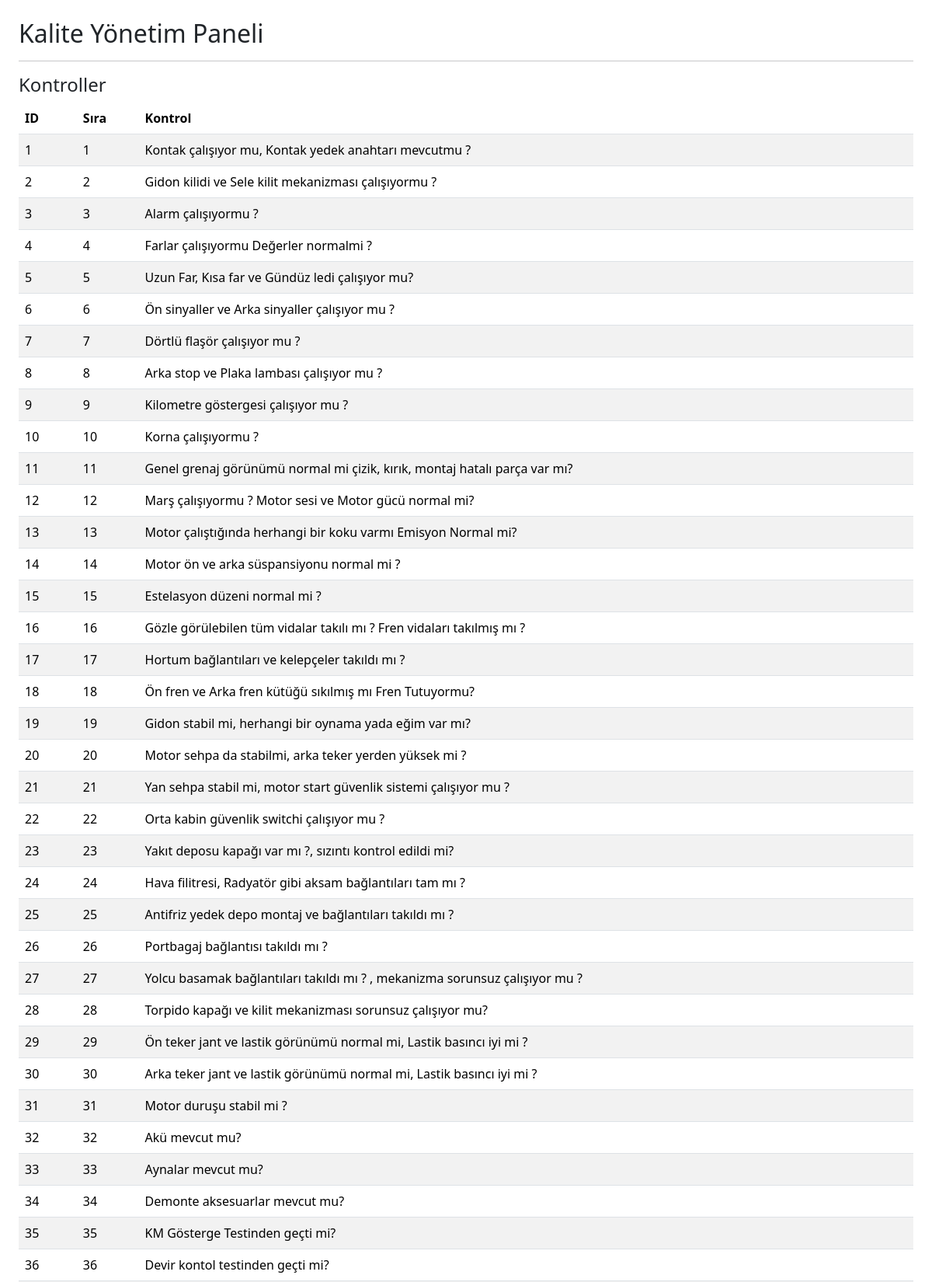
The page /admin (upper part) on the database its author committed.
### tables this page shows
CREATE TABLE kontroller (
        id INTEGER PRIMARY KEY AUTOINCREMENT,
        sira_no INTEGER,
        kontrol_adi TEXT
    );

### api.py (the view)
@app.route("/admin")
def admin_panel():
    conn = get_conn()
    cur = conn.cursor()
    cur.execute("SELECT * FROM kontroller")
    kontroller = cur.fetchall()
    cur.execute("SELECT * FROM parcalar")
    parcalar = cur.fetchall()
    cur.execute("""
    SELECT
        h.id,
        p.parca_adi as parca,
        h.hata_aciklama,
        h.tur,
        h.seviye
    FROM hata_tanimlari h
    LEFT JOIN parcalar p ON h.parca_id=p.id
    """)
    hatalar = cur.fetchall()
    cur.execute("""
    SELECT id, model, renk, stok_kodu
    FROM model_renkleri
    ORDER BY model
    """)
    renkler = cur.fetchall()
    conn.close()
    return render_template(
        "admin.html",
        kontroller=kontroller,
        parcalar=parcalar,
        hatalar=hatalar,
        renkler=renkler,
    )

### api.py (called while the page is built)
def get_conn():
    conn = sqlite3.connect("kalite.db", timeout=30)
    conn.row_factory = sqlite3.Row
    return conn

### templates/admin.html (shortened to what this page needs)
<!DOCTYPE html><html>
<head>
<title>Kalite Admin Panel</title><link rel="stylesheet"
href="https://cdn.jsdelivr.net/npm/bootstrap@5.3.2/dist/css/bootstrap.min.css"></head><body class="p-4"><h2>Kalite Yönetim Paneli</h2><hr><h4>Kontroller</h4><table class="table table-striped"><thead>
<tr>
<th>ID</th>
<th>Sıra</th>
<th>Kontrol</th>
</tr>
</thead><tbody>{% for k in kontroller %}
<tr>
<td>{{k.id}}</td>
<td>{{k.sira_no}}</td>
<td>{{k.kontrol_adi}}</td>
</tr>{% endfor %}
</tbody></table><hr><h4>Parçalar</h4></body>
</html>

### rows shown on the page
kontroller: id "1", sira_no "1", kontrol_adi "Kontak çalışıyor mu, Kontak yedek anahtarı mevcutmu ?"
kontroller: id "2", sira_no "2", kontrol_adi "Gidon kilidi ve Sele kilit mekanizması çalışıyormu ?"
kontroller: id "3", sira_no "3", kontrol_adi "Alarm çalışıyormu ?"
kontroller: id "4", sira_no "4", kontrol_adi "Farlar çalışıyormu Değerler normalmi ?"
kontroller: id "5", sira_no "5", kontrol_adi "Uzun Far, Kısa far ve Gündüz ledi çalışıyor mu?"
kontroller: id "6", sira_no "6", kontrol_adi "Ön sinyaller ve Arka sinyaller çalışıyor mu ?"
kontroller: id "7", sira_no "7", kontrol_adi "Dörtlü flaşör çalışıyor mu ?"
kontroller: id "8", sira_no "8", kontrol_adi "Arka stop ve Plaka lambası çalışıyor mu ?"
kontroller: id "9", sira_no "9", kontrol_adi "Kilometre göstergesi çalışıyor mu ?"
kontroller: id "10", sira_no "10", kontrol_adi "Korna çalışıyormu ?"
kontroller: id "11", sira_no "11", kontrol_adi "Genel grenaj görünümü normal mi çizik, kırık, montaj hatalı parça var mı?"
kontroller: id "12", sira_no "12", kontrol_adi "Marş çalışıyormu ? Motor sesi ve Motor gücü normal mi?"
kontroller: id "13", sira_no "13", kontrol_adi "Motor çalıştığında herhangi bir koku varmı Emisyon Normal mi?"
kontroller: id "14", sira_no "14", kontrol_adi "Motor ön ve arka süspansiyonu normal mi ?"
kontroller: id "15", sira_no "15", kontrol_adi "Estelasyon düzeni normal mi ?"
kontroller: id "16", sira_no "16", kontrol_adi "Gözle görülebilen tüm vidalar takılı mı ? Fren vidaları takılmış mı ?"
kontroller: id "17", sira_no "17", kontrol_adi "Hortum bağlantıları ve kelepçeler takıldı mı ?"
kontroller: id "18", sira_no "18", kontrol_adi "Ön fren ve Arka fren kütüğü sıkılmış mı Fren Tutuyormu?"
kontroller: id "19", sira_no "19", kontrol_adi "Gidon stabil mi, herhangi bir oynama yada eğim var mı?"
kontroller: id "20", sira_no "20", kontrol_adi "Motor sehpa da stabilmi, arka teker yerden yüksek mi ?"
kontroller: id "21", sira_no "21", kontrol_adi "Yan sehpa stabil mi, motor start güvenlik sistemi çalışıyor mu ?"
kontroller: id "22", sira_no "22", kontrol_adi "Orta kabin güvenlik switchi çalışıyor mu ?"
kontroller: id "23", sira_no "23", kontrol_adi "Yakıt deposu kapağı var mı ?, sızıntı kontrol edildi mi?"
kontroller: id "24", sira_no "24", kontrol_adi "Hava filitresi, Radyatör gibi aksam bağlantıları tam mı ?"
kontroller: id "25", sira_no "25", kontrol_adi "Antifriz yedek depo montaj ve bağlantıları takıldı mı ?"
kontroller: id "26", sira_no "26", kontrol_adi "Portbagaj bağlantısı takıldı mı ?"
kontroller: id "27", sira_no "27", kontrol_adi "Yolcu basamak bağlantıları takıldı mı ? , mekanizma sorunsuz çalışıyor mu ?"
kontroller: id "28", sira_no "28", kontrol_adi "Torpido kapağı ve kilit mekanizması sorunsuz çalışıyor mu?"
kontroller: id "29", sira_no "29", kontrol_adi "Ön teker jant ve lastik görünümü normal mi, Lastik basıncı iyi mi ?"
kontroller: id "30", sira_no "30", kontrol_adi "Arka teker jant ve lastik görünümü normal mi, Lastik basıncı iyi mi ?"
kontroller: id "31", sira_no "31", kontrol_adi "Motor duruşu stabil mi ?"
kontroller: id "32", sira_no "32", kontrol_adi "Akü mevcut mu?"
kontroller: id "33", sira_no "33", kontrol_adi "Aynalar mevcut mu?"
kontroller: id "34", sira_no "34", kontrol_adi "Demonte aksesuarlar mevcut mu?"
kontroller: id "35", sira_no "35", kontrol_adi "KM Gösterge Testinden geçti mi?"
kontroller: id "36", sira_no "36", kontrol_adi "Devir kontol testinden geçti mi?"
